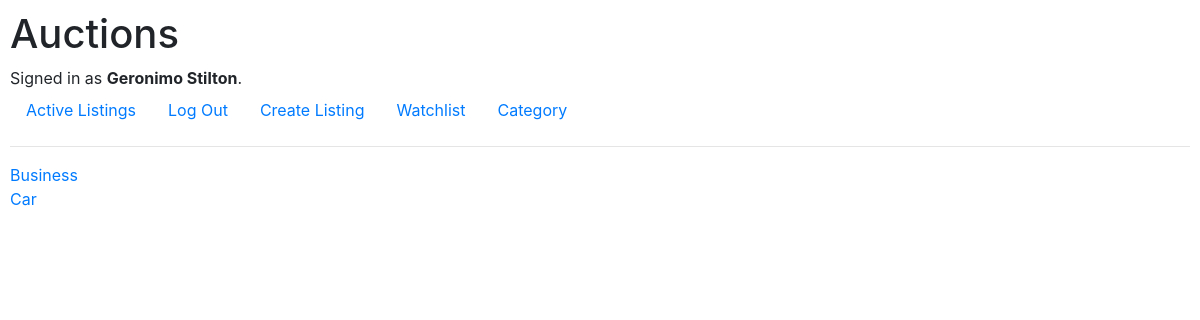
The app's page /category (signed in) with its own data.
### auctions/models.py (models this page shows, shortened)
class User(AbstractUser):
    pass

class Listing(models.Model):
    title = models.CharField(max_length = 100)
    description = models.TextField()
    starting_price = models.DecimalField(max_digits = 10,decimal_places = 2)
    current_price = models.DecimalField(max_digits = 10,decimal_places = 2)
    image_URL = models.URLField()
    category = models.CharField()
    active = models.BooleanField(default=True)
    owner = models.ForeignKey(settings.AUTH_USER_MODEL, on_delete=models.CASCADE)

### auctions/views.py (the view)
# urls.py: path("category", views.categories, name="category"),
@login_required
def categories(request):
    listings = Listing.objects.all()
    return render(request, "auctions/categories.html", {
        "listings": listings
    })

### auctions/templates/auctions/categories.html
{% extends "auctions/layout.html" %}
{% block body %}
  {% for i in listings%}
  <a href="{% url 'cate' i.category %}">{{i.category}}</a><br>
  {%endfor%}
{% endblock %}

### auctions/templates/auctions/layout.html (shortened to what this page needs)
{% load static %}
<!DOCTYPE html>
<html lang="en">
    <head>
        <link rel="stylesheet" href="https://stackpath.bootstrapcdn.com/bootstrap/4.4.1/css/bootstrap.min.css">
        <link href="{% static 'auctions/styles.css' %}" rel="stylesheet">
    </head>
    <body>
        <h1>Auctions</h1>
        <div>
            {% if user.is_authenticated %}
                Signed in as <strong>{{ user.username }}</strong>.
            {% else %}
                Not signed in.
            {% endif %}
        </div>
        <ul class="nav">
            <li class="nav-item">
                <a class="nav-link" href="{% url 'index' %}">Active Listings</a>
            </li>
            {% if user.is_authenticated %}
                <li class="nav-item">
                    <a class="nav-link" href="{% url 'logout' %}">Log Out</a>
                </li>
                <li class="nav-item">
                <a class="nav-link" href="{% url 'create' %}">Create Listing</a>
               </li>
               <li class="nav-item">
                <a class="nav-link" href="{% url 'watchlist_page' %}">Watchlist</a>
               </li>
               <li class="nav-item">
                <a class="nav-link" href="{% url 'category' %}">Category</a>
               </li>
            {% endif %}
        </ul>
        <hr>
        {% block body %}
        {% endblock %}
    </body>
</html>

### auctions/static/auctions/styles.css (style rules this page uses)
body { padding: 10px; }

### records on screen
User: username "Geronimo Stilton"
Listing: category "Business"
Listing: category "Car"
